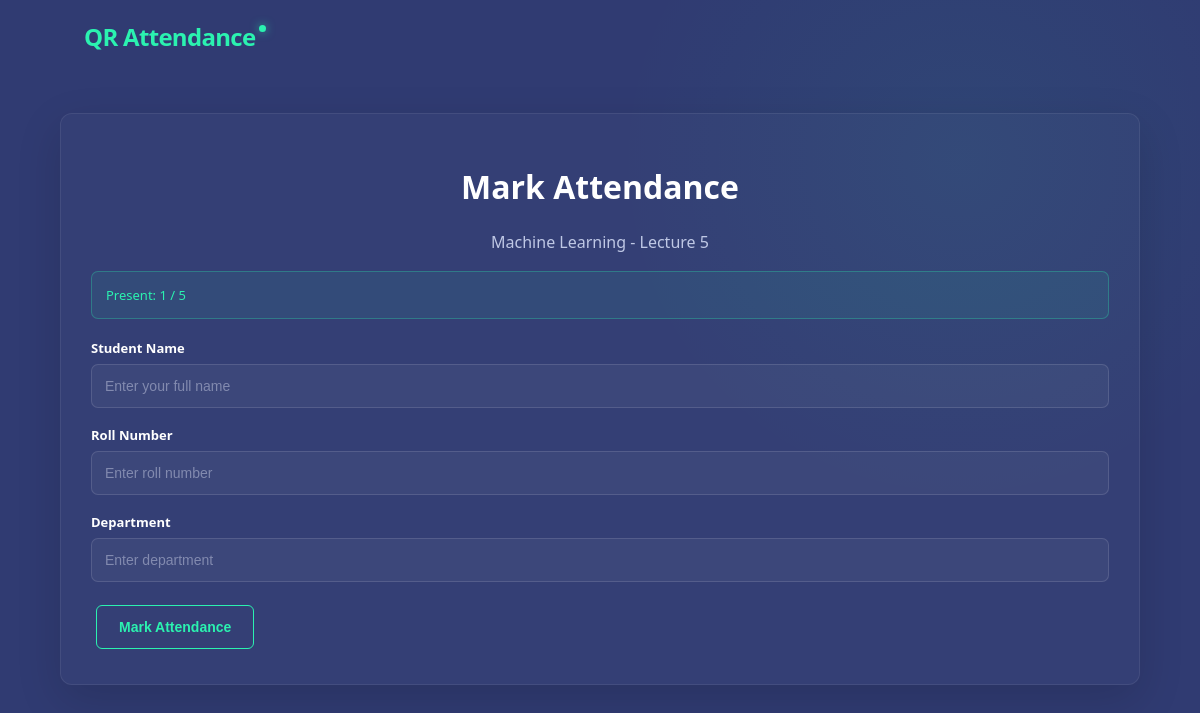
Page /attendance/63974f6a-167b-4660-835b-52d7318244bf on the committed database.
### tables this page shows
CREATE TABLE attendance_sessions (

            id INTEGER PRIMARY KEY AUTOINCREMENT,

            session_id TEXT UNIQUE NOT NULL,

            subject_name TEXT NOT NULL,

            lecture_number INTEGER NOT NULL,

            lecture_time TEXT NOT NULL,

            student_limit INTEGER NOT NULL,

            attendance_count INTEGER DEFAULT 0,

            status TEXT DEFAULT 'OPEN'

        );

### app.py (the view)
@app.route(
    "/attendance/<session_id>"
)
def student_attendance(session_id):
    connection = get_db_connection()
    session = connection.execute(
        """
        SELECT *
        FROM attendance_sessions
        WHERE session_id = ?
        """,
        (session_id,)
    ).fetchone()
    connection.close()
    if session is None:
        return render_template(
            "attendance_error.html",
            message="Session not found."
        )
    if session["status"] != "OPEN":
        return render_template(
            "attendance_closed.html",
            session=session
        )
    return render_template(
        "student.html",
        session=session
    )

### app.py (called while the page is built)
def get_db_connection():
    connection = sqlite3.connect(DATABASE)
    connection.row_factory = sqlite3.Row
    return connection

### templates/student.html (shortened to what this page needs)
<!DOCTYPE html>
<html>
<head>
    <link
        rel="stylesheet"
        href="{{ url_for('static', filename='style.css') }}"
    >
</head>
<body>
<nav class="navbar">
    <div class="logo">
        QR Attendance
    </div>
</nav>
<div class="container">
    <div class="card">
        <div class="center">
            <h1>
                Mark Attendance
            </h1>
            <p class="subtitle">
                {{ session["subject_name"] }}
                -
                Lecture {{ session["lecture_number"] }}
            </p>
        </div>
        <div class="success">
            Present:
            {{ session["attendance_count"] }}
            /
            {{ session["student_limit"] }}
        </div>
        <form
            action="{{ url_for('submit_attendance') }}"
            method="POST"
        >
            <div class="form-group">
                <label>
                    Student Name
                </label>
                <input
                    type="text"
                    name="name"
                    placeholder="Enter your full name"
                    required
                >
            </div>
            <div class="form-group">
                <label>
                    Roll Number
                </label>
                <input
                    type="text"
                    name="roll_number"
                    placeholder="Enter roll number"
                    required
                >
            </div>
            <div class="form-group">
                <label>
                    Department
                </label>
                <input
                    type="text"
                    name="department"
                    placeholder="Enter department"
                    required
                >
            </div>
            <button
                class="button button-green"
                type="submit"
            >
                Mark Attendance
            </button>
        </form>
    </div>
</div>
</body>
</html>

### static/style.css (style rules this page uses)
* { box-sizing: border-box; }
html { scroll-behavior: smooth; }
body { margin: 0; min-height: 100vh; font-family: "Segoe UI", Arial, Helvetica, sans-serif; background: radial-gradient( circle at 80% 20%, rgba(38, 240, 174, 0.06), transparent 30% ), #303b72; color: #ffffff; }
.navbar { width: 100%; background: transparent; color: white; padding: 20px 7%; display: flex; justify-content: space-between; align-items: center; }
.logo { color: #2bf2b0; font-size: 24px; font-weight: 800; letter-spacing: -0.7px; position: relative; }
.logo::after { content: ""; position: absolute; width: 7px; height: 7px; background: #2bf2b0; border-radius: 50%; right: -11px; top: 5px; box-shadow: 0 0 10px rgba(43, 242, 176, 0.7); }
.container { width: 90%; max-width: 1100px; margin: 40px auto; position: relative; }
.card { background: rgba(255, 255, 255, 0.025); padding: 30px; border: 1px solid rgba(255, 255, 255, 0.07); border-radius: 12px; box-shadow: 0 15px 45px rgba(0, 0, 0, 0.14); margin-bottom: 25px; }
.button { display: inline-block; border: 1px solid #2bf2b0; border-radius: 6px; padding: 13px 22px; background: #2bf2b0; color: #263365; cursor: pointer; font-size: 14px; font-weight: 800; margin: 5px; box-shadow: 0 5px 18px rgba(43, 242, 176, 0.14); transition: transform 0.25s ease, box-shadow 0.25s ease, background 0.25s ease, color 0.25s ease; }
.button-green { background: transparent; color: #2bf2b0; border-color: #2bf2b0; box-shadow: none; }
.form-group { margin-bottom: 18px; }
.form-group label { display: block; margin-bottom: 7px; color: #ffffff; font-weight: 700; font-size: 13px; }
.form-group input, .form-group select { width: 100%; padding: 13px; color: #ffffff; background: rgba(255, 255, 255, 0.045); border: 1px solid rgba(255, 255, 255, 0.12); border-radius: 7px; font-size: 14px; outline: none; transition: border-color 0.25s ease, background 0.25s ease, box-shadow 0.25s ease; }
.form-group input::placeholder { color: rgba(215, 220, 239, 0.45); }
.subtitle { color: #bfc8e5; line-height: 1.6; }
.success { padding: 14px; border-radius: 7px; background: rgba(43, 242, 176, 0.07); color: #2bf2b0; border: 1px solid rgba(43, 242, 176, 0.28); margin-bottom: 20px; font-size: 13px; }
.center { text-align: center; }

### rows in the picture
attendance_sessions: subject_name "Machine Learning", lecture_number "5", attendance_count "1", student_limit "5"
